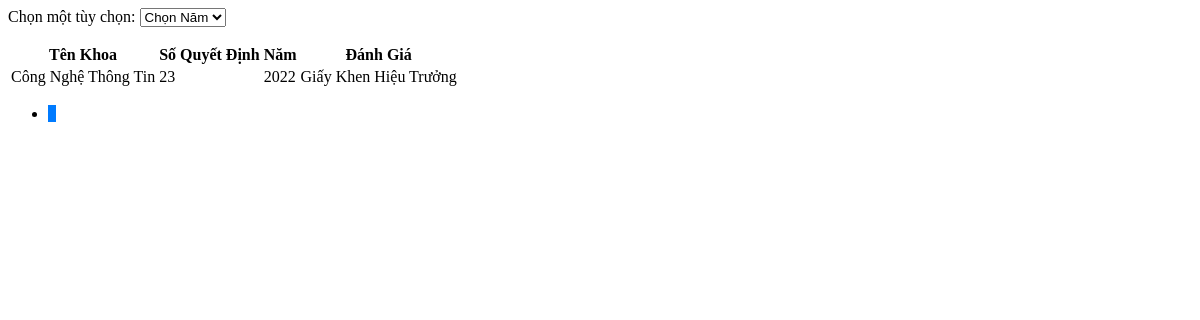
/Admin/danhgiaTThieutruongview.php, run on an earlier commit of the app's database.
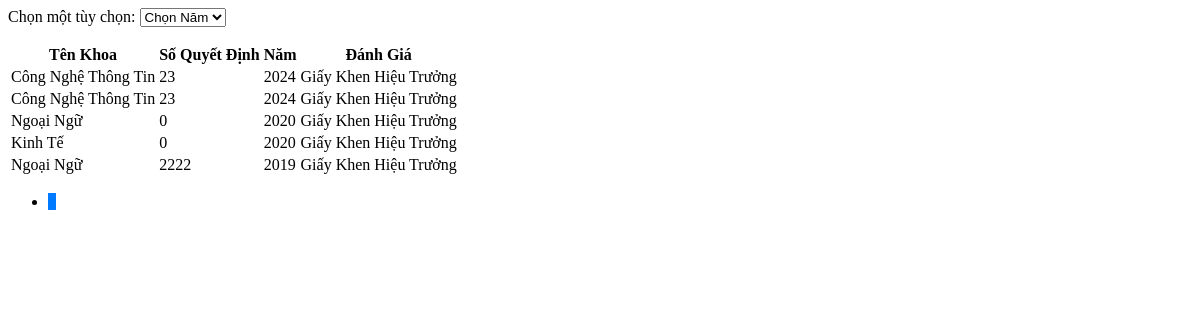
And on a later commit of the database.
### tables this page shows
CREATE TABLE `danhgiatt` (
  `MaDGTT` int(20) NOT NULL,
  `MaKhoa` int(20) NOT NULL,
  `SoQD` varchar(100) NOT NULL,
  `Manam` int(20) NOT NULL,
  `DanhGia` varchar(50) NOT NULL DEFAULT 'Chờ Đánh Giá'
);

CREATE TABLE `khoa` (
  `MaKhoa` int(20) NOT NULL,
  `TenKhoa` varchar(50) NOT NULL,
  `MoTa` varchar(100) NOT NULL
);

CREATE TABLE `nam` (
  `Manam` int(20) NOT NULL,
  `Nam` varchar(20) NOT NULL
);

### Admin/danhgiaTT.php (called while the page is built, shortened)
<?php
include('./Khoa.php');
include('./nam.php');
class DanhgiaTT {
    public static function layTongSoDanhGiaht($conn) {
        $sql = "SELECT COUNT(*) FROM danhgiatt WHERE DanhGia IN ('GK_Hieu_Truong')";
        $result = $conn->query($sql);
        $row = $result->fetch_row();
        return $row[0];
    }
    public static function layDanhGiahtPhanTrang($conn, $startFrom, $recordsPerPage) {
        $sql = "SELECT * FROM danhgiatt WHERE DanhGia IN ('GK_Hieu_Truong') LIMIT $startFrom, $recordsPerPage";
        $result = $conn->query($sql);
        $danhgiattList = array();
        if ($result->num_rows > 0) {
            while($row = $result->fetch_assoc()) {
                $khoa_obj = Khoa::layKhoa($conn, $row["MaKhoa"]);
                $nam_obj = Nam::laynam($conn, $row["Manam"]);
                $danhgiatt_obj = new DanhgiaTT();
                $danhgiatt_obj->MaDGTT = $row["MaDGTT"];
                $danhgiatt_obj->MaKhoa = $khoa_obj->TenKhoa;
                $danhgiatt_obj->SoQD = $row["SoQD"];
                $danhgiatt_obj->Manam = $nam_obj->Nam;
                $danhgiatt_obj->DanhGia = $row["DanhGia"];
                $danhgiattList[] = $danhgiatt_obj;
            }
        }
        return $danhgiattList;
    }
}
?>

### Admin/Khoa.php (called while the page is built, shortened)
<?php
class Khoa {
    public static function layKhoa($conn, $id) {
        $sql = "SELECT * FROM Khoa WHERE MaKhoa = $id";
        $result = mysqli_query($conn, $sql);
        $Khoa = new Khoa();
        if ($row = mysqli_fetch_assoc($result)) {
            $Khoa->MaKhoa = $row['MaKhoa'];
            $Khoa->TenKhoa = $row['TenKhoa'];
            $Khoa->MoTa = $row["MoTa"];
        }
        return $Khoa;
    }
}
?>

### Admin/nam.php (called while the page is built, shortened)
<?php
    class Nam {
        public static function laynam($conn, $id) {
            $sql = "SELECT * FROM nam WHERE Manam = $id";
            $result = mysqli_query($conn, $sql);
            $nam = new Nam();
            $row = mysqli_fetch_assoc($result);
            $nam->Manam = $row['Manam'];
            $nam->Nam = $row['Nam'];
            return $nam;
        }
    }
?>

### Admin/danhgiaTThieutruongview.php (the view, shortened to what this page needs)
<?php
include('./danhgiaTT.php');
$awardMap = array(
    'GK_Hieu_Truong' => 'Giấy Khen Hiệu Trưởng',
);
$recordsPerPage = 10;
$currentPage = isset($_GET['page']) ? (int)$_GET['page'] : 1;
$startFrom = ($currentPage - 1) * $recordsPerPage;
$totalRecords = DanhgiaTT::layTongSoDanhGiaht($conn);
$totalPages = ceil($totalRecords / $recordsPerPage);
$data = DanhgiaTT::layDanhGiahtPhanTrang($conn, $startFrom, $recordsPerPage);
?>
<div class="combobox">
    <label for="options">Chọn một tùy chọn:</label>
    <select name="options" id="options" onchange="fetchAndDisplayDanhGia(this.value)">
        <option value="">Chọn Năm</option>
    </select>
</div>
<table class="table table-bordered">
    <thead>
        <tr>
            <th>Tên Khoa</th>
            <th>Số Quyết Định</th>
            <th>Năm</th>
            <th>Đánh Giá</th>
        </tr>
    </thead>
    <tbody id="danhgiagk-table-body">
        <?php
        foreach ($data as $item) {
            $danhGia = isset($awardMap[$item->DanhGia]) ? $awardMap[$item->DanhGia] : $item->DanhGia;
        ?>
            <tr>
                <td scope="row"><?php echo htmlspecialchars($item->MaKhoa) ; ?></td>
                <td><?php echo htmlspecialchars($item->SoQD ?? "Cần Thêm Số Quyết Đinh Cho $item->MaKhoa");?></td>
                <td><?php echo htmlspecialchars($item->Manam ?? "Cần Thêm Năm Cho $item->MaKhoa"); ?></td>
                <td><?php echo htmlspecialchars( $danhGia);?></td>
            </tr>
        <?php
        }
        ?>
    </tbody>
</table>
<nav aria-label="Page navigation">
    <ul class="pagination">
        <?php for ($i = 1; $i <= $totalPages; $i++): ?>
            <li class="page-item <?php echo $i == $currentPage ? 'active' : ''; ?>">
                <a class="page-link" href="?p=danhgiaTThieutruong&page=<?php echo $i; ?>"><?php echo $i; ?></a>
            </li>
        <?php endfor; ?>
    </ul>
</nav>

### Admin/danhgiaTThieutruongview.php (style rules this page uses)
.pagination { background-color: transparent; border: none; box-shadow: none; }
.page-item { background-color: transparent; border: none; box-shadow: none; }
.page-link { background-color: transparent; border: none; box-shadow: none; color: #007bff; }
.page-item.active .page-link { background-color: #007bff; border-color: #007bff; }

What changed in the data, as far as the page shows it:
changed danhgiatt (number 1 of 5 on the later page): Manam.Nam "2022" → "2024"
added danhgiatt: MaKhoa.TenKhoa "Công Nghệ Thông Tin", SoQD "23", Manam.Nam "2024", DanhGia "Giấy Khen Hiệu Trưởng"
added danhgiatt: MaKhoa.TenKhoa "Ngoại Ngữ", SoQD "0", Manam.Nam "2020", DanhGia "Giấy Khen Hiệu Trưởng"
added danhgiatt: MaKhoa.TenKhoa "Kinh Tế", SoQD "0", Manam.Nam "2020", DanhGia "Giấy Khen Hiệu Trưởng"
added danhgiatt: MaKhoa.TenKhoa "Ngoại Ngữ", SoQD "2222", Manam.Nam "2019", DanhGia "Giấy Khen Hiệu Trưởng"
